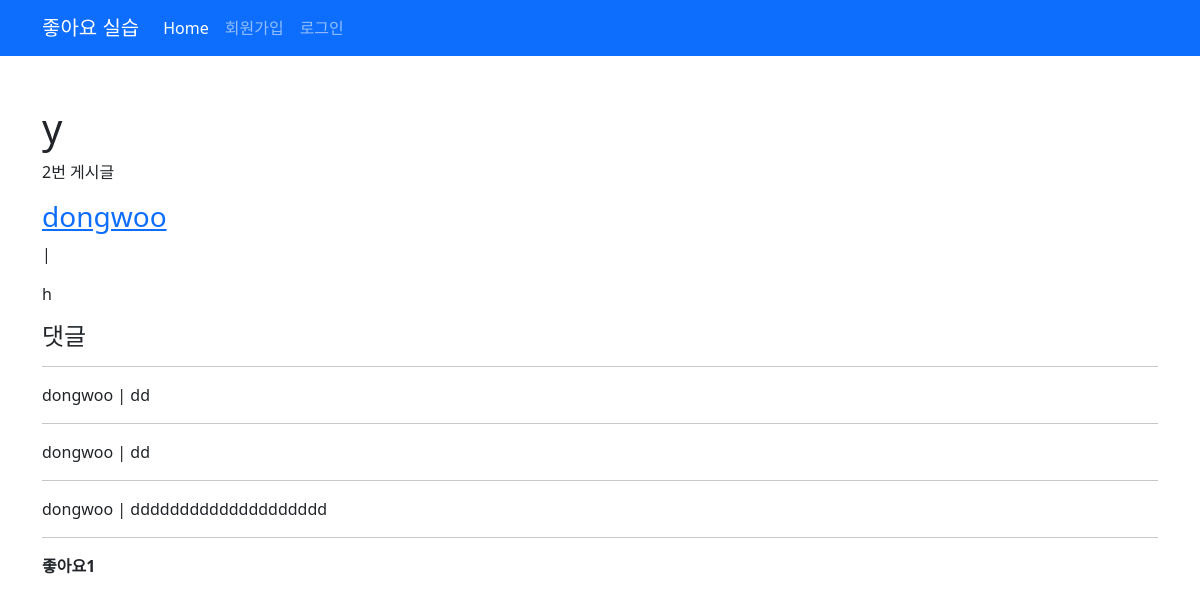
Page /articles/2/ on the committed database.
### articles/models.py (models this page shows)
class Article(models.Model):
    title = models.CharField(max_length=20)
    content = models.TextField()
    user = models.ForeignKey(settings.AUTH_USER_MODEL, on_delete=models.CASCADE)
    like_users= models.ManyToManyField(settings.AUTH_USER_MODEL, related_name='like_articles')

class Comment(models.Model):
    content = models.TextField()
    created_at = models.DateTimeField(auto_now_add=True)
    article = models.ForeignKey(Article, on_delete=models.CASCADE)
    user = models.ForeignKey(settings.AUTH_USER_MODEL, on_delete=models.CASCADE)

### accounts/models.py (models this page shows)
class User(AbstractUser):
    followings = models.ManyToManyField('self',symmetrical=False, related_name='followers')

### articles/views.py (the view)
# urls.py: path('<int:pk>/', views.detail, name='detail'),
def detail(request, pk):
    article = Article.objects.get(pk=pk)
    comment_form = CommentForm()
    context = {
        'article': article,
        'comments': article.comment_set.all(),
        'comment_form': comment_form,
    }
    return render(request, 'articles/detail.html', context)

### articles/templates/articles/detail.html (shortened to what this page needs)
{% extends 'base.html' %}
{% load django_bootstrap5 %}
{% block body %}
  <h1>{{ article.title }}</h1>
  <p>{{ article.pk }}번 게시글</p>
  <h3>
    <a href="{% url 'accounts:detail' article.user.pk %}">{{ article.user.username }}</a>
  </h3>
  <p>{{ article.created_at|date:"SHORT_DATETIME_FORMAT" }}
    |
    {{ article.updated_at|date:"y-m-d D" }}</p>
  <p>{{ article.content }}
  </p>
  <h4 class="my-3">댓글</h4>
  <hr>
  {% for comment in comments %}
    <p>
      {{ comment.user.username }}
      |
      {{ comment.content }}</p>
    <hr>
    {% empty %}
    <p>댓글이 없어요 ㅠ_ㅠ</p>
  {% endfor %}
  <p>
    <b>좋아요{{ article.like_users.count }}
    </b>
  </p>
{% endblock %}

### rows in the picture
Article: title "y", pk "2", user.username "dongwoo", content "h", like_users.count "1"
Comment: user.username "dongwoo", content "dd"
Comment: user.username "dongwoo", content "dd"
Comment: user.username "dongwoo", content "dddddddddddddddddddd"
